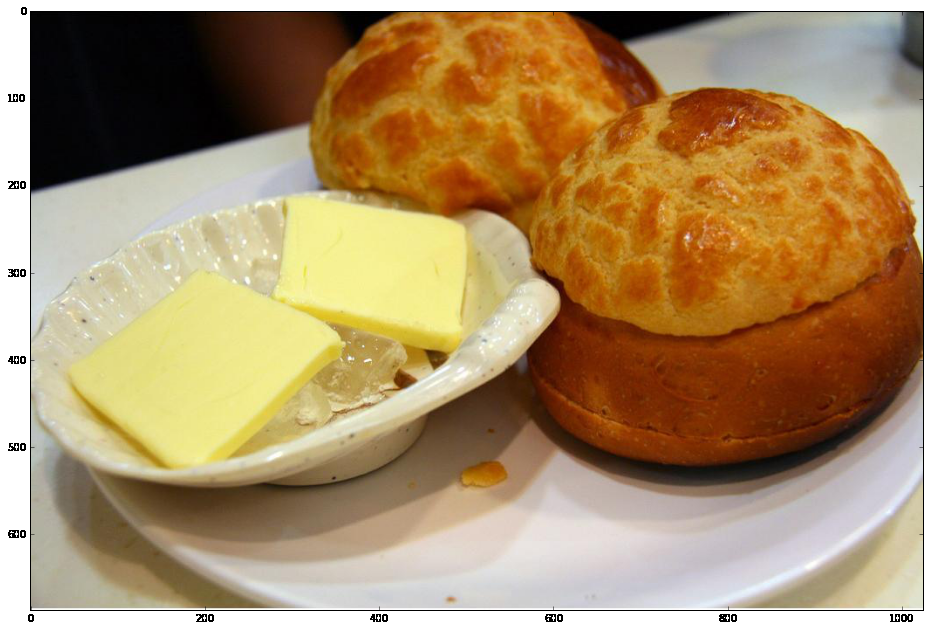
#> input picture Assignment-3/bread.png, 930 x 631 px
$ jupyter execute 'Meanshift Image Segmentation.ipynb'   (shell and % lines are left out)
#> lines starting #> are read from the running program, lines starting #| are printed output that depends on the picture; long printed decimals are rounded
[cell 1]
import numpy as np
from sklearn.cluster import MeanShift, estimate_bandwidth, KMeans
from sklearn.datasets.samples_generator import make_blobs
from itertools import cycle
from PIL import Image
import cv2 as cv2
import matplotlib.pyplot as plt
import matplotlib.pylab as pylab
# from skimage.filters import threshold_multiotsu
import skimage.color as color
from skimage import filters
pylab.rcParams['figure.figsize'] = 20, 15

We will load in the image and display the original image for reference.

[cell 2]
image = cv2.imread('bread.png')
#> image is the input picture: shape (631, 930, 3); mean B, G, R 103.2, 142.7, 170.4

print(image.shape)
#| (631, 930, 3)
original_shape = image.shape
#> original_shape = (631, 930, 3)

# Flatten image.
X = np.reshape(image, [-1, 3])

plt.imshow(cv2.cvtColor(image,cv2.COLOR_BGR2RGB))

# Mean Shift Clusterring

[cell 3]
bandwidth = estimate_bandwidth(X, quantile=0.1, n_samples=100)
#> bandwidth = 37.43
print(bandwidth)
#| 37.427

[cell 4]
ms = MeanShift(bandwidth=bandwidth, bin_seeding=True)
ms.fit(X)

[cell 5]
labels = ms.labels_
cluster_centers = ms.cluster_centers_
#> cluster_centers = [[193.9, 205.1, 209], [11.84, 101.3, 177.3], [3.7, 45.94, 121.5], [254.3, 254.4, 254.4], [141.2, 231, 237.7], [4.95, 4.89, 6.85], [68.46, 98.45, 122]]
labels_unique = np.unique(labels)
#> labels_unique = [0, 1, 2, 3, 4, 5, 6]
ms_image = np.reshape(labels, original_shape[:2])  # Just take size, ignore RGB channels.
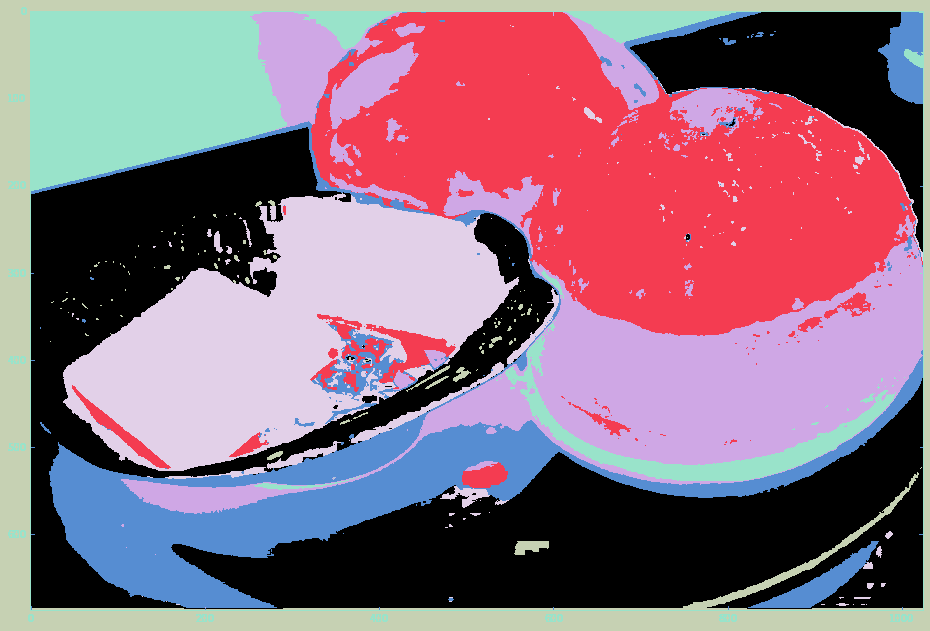
#> ms_image: shape (631, 930) int64; 7 distinct labels, from 0 to 6; one colour per label, 0 black

[cell 6]
print(cluster_centers)
#| [[193.894 205.089 209.038]
#|  [ 11.841 101.254 177.283]
#|  [  3.705  45.943  121.543]
#|  [254.348 254.448 254.384]
#|  [141.154 230.989 237.654 ]
#|  [  4.946    4.892   6.850]
#|  [ 68.458  98.454 122.044]]

[cell 7]
plt.figure(2)
plt.subplot(1, 2, 1)
plt.imshow(cv2.cvtColor(image,cv2.COLOR_BGR2RGB))
plt.axis('off')
plt.subplot(1, 2, 2)
ms_labelized = cv2.cvtColor(color.label2rgb(ms_image, image, kind='avg'),cv2.COLOR_BGR2RGB)
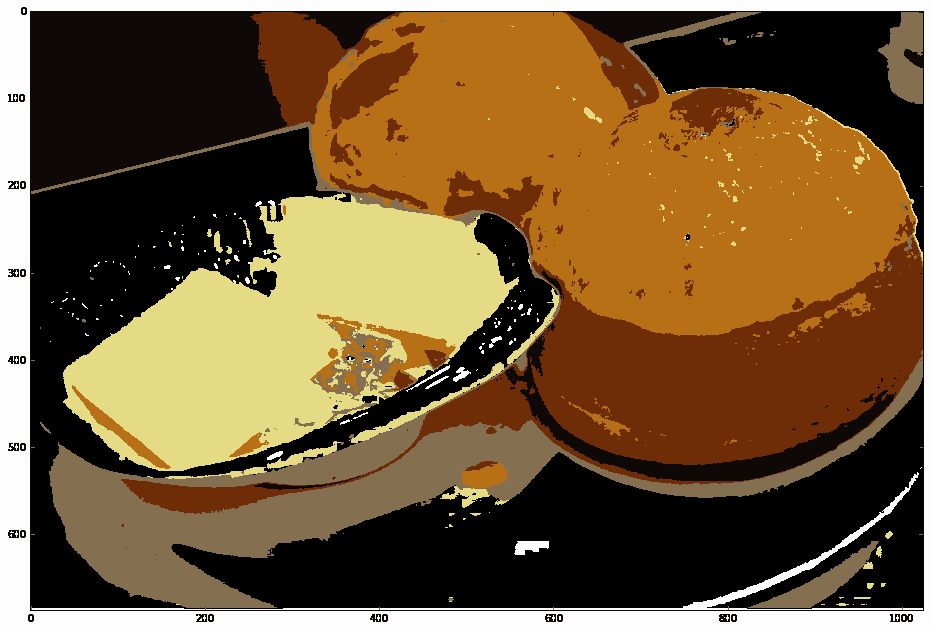
#> ms_labelized: shape (631, 930, 3); mean R, G, B 114.5, 88, 52.2
plt.imshow(ms_labelized)
plt.axis('off')
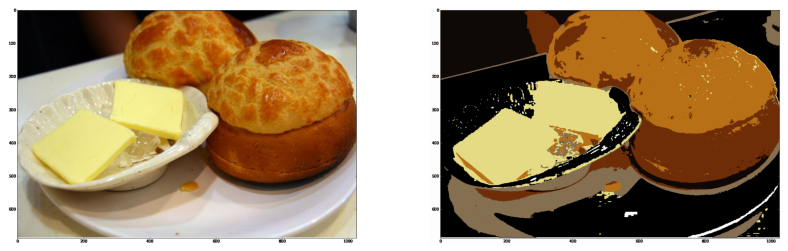
#> figure drawn by matplotlib, 2 panels

# K-Means Clusterring

[cell 8]
kmeans_cluster = KMeans(n_clusters=7)
kmeans_cluster.fit(X)
k_labels = kmeans_cluster.labels_

[cell 9]
k_image = np.reshape(k_labels, original_shape[:2])  # Just take size, ignore RGB channels.
plt.figure(2)
plt.title('K-Means Clusterring')
plt.subplot(1, 2, 1)
plt.imshow(cv2.cvtColor(image,cv2.COLOR_BGR2RGB))
plt.axis('off')
plt.subplot(1, 2, 2)
k_labelized = cv2.cvtColor(color.label2rgb(k_image, image, kind='avg'),cv2.COLOR_BGR2RGB)
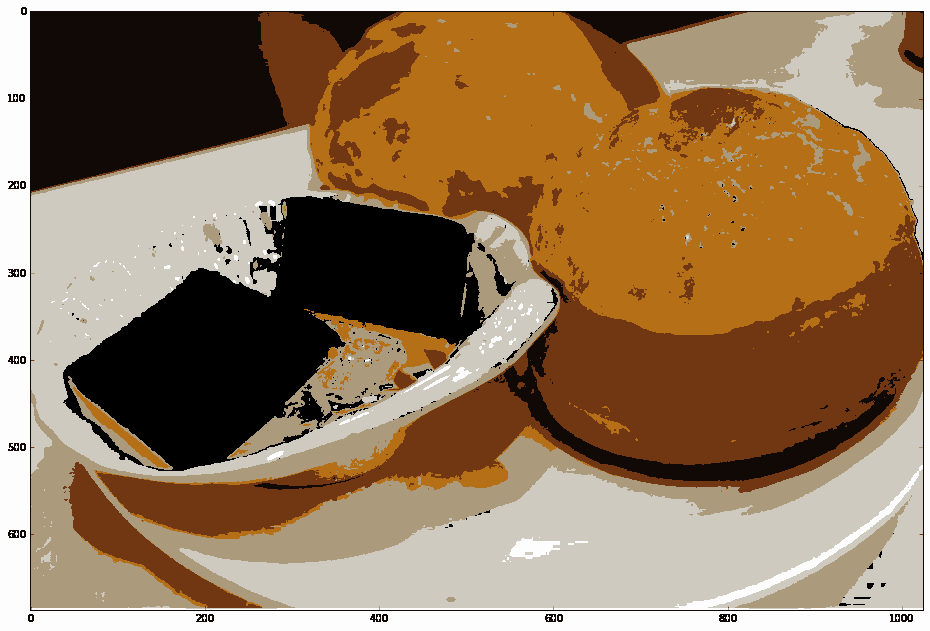
#> k_labelized: shape (631, 930, 3); mean R, G, B 146.3, 119.4, 89.1
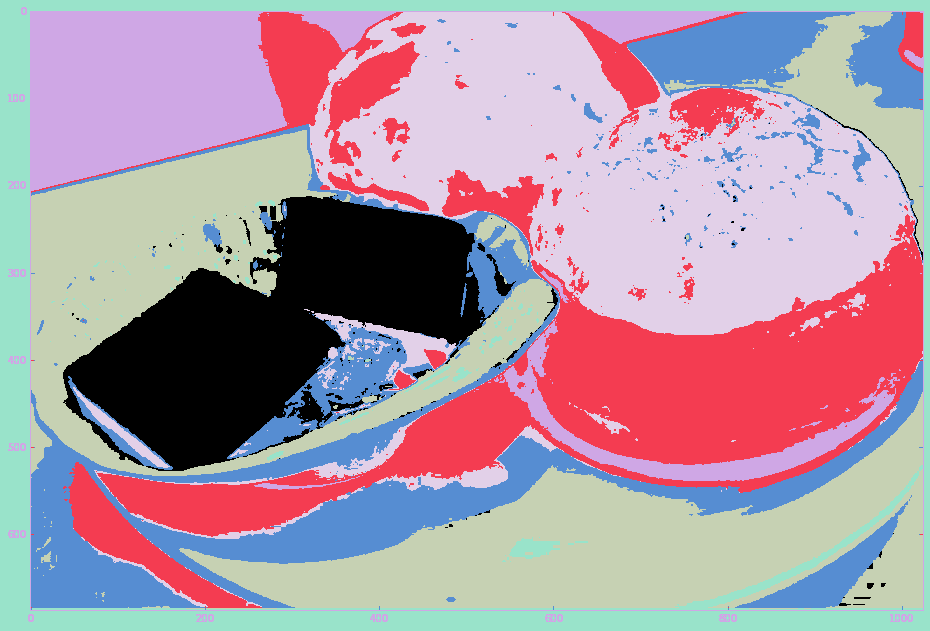
#> k_image: shape (631, 930) int32; 7 distinct labels, from 0 to 6; one colour per label, 0 black
plt.imshow(k_labelized)
plt.axis('off')

# Otsu's Thresholding

[cell 10]
thresholds = filters.threshold_otsu(image, nbins=256)
#> thresholds = 120
mask = (image > thresholds)*255
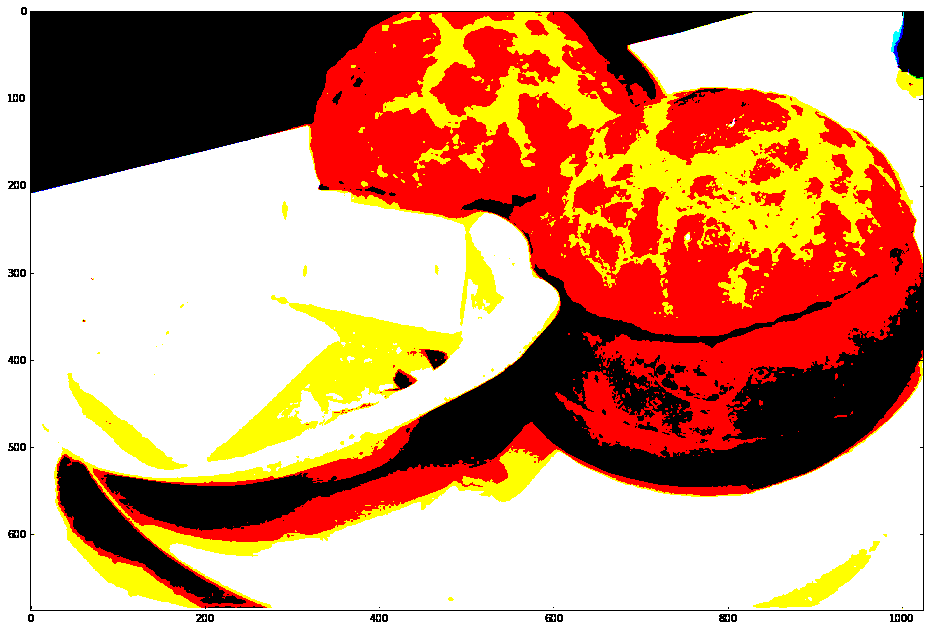
#> mask: shape (631, 930, 3) int64; mean B, G, R 120.7, 151, 203.8
plt.figure(2)
plt.subplot(1, 2, 1)
plt.imshow(cv2.cvtColor(image,cv2.COLOR_BGR2RGB))
plt.axis('off')
plt.subplot(1, 2, 2)
k_labelized = cv2.cvtColor(color.label2rgb(mask, image, kind='avg'),cv2.COLOR_BGR2RGB)
plt.imshow(k_labelized)
plt.axis('off')
